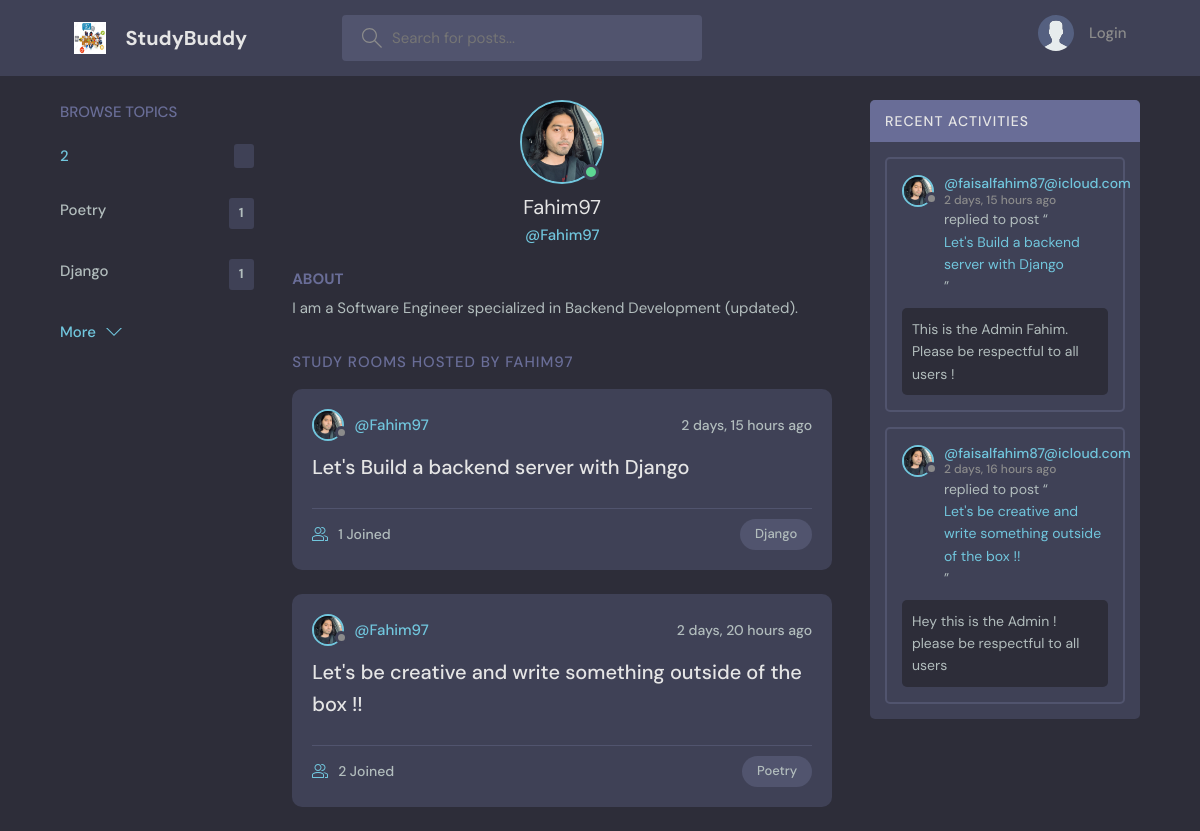
Page /profile/1/ on the committed database.
### base/models.py (models this page shows, shortened)
class Topic(models.Model):
    name = models.CharField(max_length=200)

class User(AbstractUser):
    name = models.CharField(max_length=200, null=True)
    email = models.EmailField(unique= True, null=True)
    bio = models.TextField(null= True)
    avatar = models.ImageField(null= True, default="avatar.svg")
    USERNAME_FIELD = 'email'
    REQUIRED_FIELDS = []

class Room(models.Model):
    host = models.ForeignKey(User, on_delete=models.SET_NULL, null= True)       #One user has many rooms but one room belongs to one user
    topic = models.ForeignKey(Topic, on_delete=models.SET_NULL, null= True)     #one topic has many rooms but one room belongs to one user.
    name = models.CharField(max_length=200)
    description = models.TextField(null= True, blank=True)
    participants= models.ManyToManyField(User, related_name = 'participants', blank= True)
    updated = models.DateTimeField(auto_now=True)
    created = models.DateTimeField(auto_now_add=True) # Time remains the same after the first time its updated.
    class Meta:
        ordering = ['-updated', '-created']
    def __str__(self):
        return self.name

class Message(models.Model):
    user = models.ForeignKey(User, on_delete=models.CASCADE) # one user has multiple Messages, User class is parent.
    room = models.ForeignKey(Room, on_delete=models.CASCADE) # one room has multiple Messages,
    body = models.TextField()
    updated= models.DateTimeField(auto_now=True)
    created = models.DateTimeField(auto_now_add=True)
    class Meta:
        ordering = ['-updated', '-created']

### base/views.py (the view)
# urls.py: path('profile/<str:pk>/', views.userProfile, name = "user-profile"),
def userProfile(request, pk):
    user = User.objects.get(id=pk)
    rooms = user.room_set.all() #getting rooms associated with the users.
    room_messages = user.message_set.all() # getting all the messages related to the user.
    topics = Topic.objects.all() #getting all the topics name from the Topic.
    context = {'user': user, 'rooms': rooms, 'room_messages': room_messages, 'topics': topics}
    return render(request, 'base/profile.html', context)

### base/templates/base/profile.html (shortened to what this page needs)
  {% extends 'main.html' %}
  {% block content %}
  <main class="profile-page layout layout--3">
    <div class="container">
      {% include 'base/topics_components.html' %}
      <div class="roomList">
        <div class="profile">
          <div class="profile__avatar">
            <div class="avatar avatar--large active">
              <img src="{{user.avatar.url}}" />
            </div>
          </div>
          <div class="profile__info">
            <h3>{{user.username}}</h3>
            <p>@{{user.username}}</p>
          </div>
          <div class="profile__about">
            <h3>About</h3>
            <p>
              {{user.bio}}
            </p>
          </div>
        </div>
        <div class="roomList__header">
          <div>
            <h2>Study Rooms Hosted by {{user.username}} </a>
            </h2>
          </div>
        </div>
        {% include 'base/feed_component.html' %}
      </div>
      {% include 'base/activity_component.html' %}
    </div>
  </main>
{% endblock content %}

### templates/main.html (shortened to what this page needs)
<!DOCTYPE html>
{% load static %}
<html lang="en">
<head>
    <link rel="stylesheet" href="{% static 'styles/style.css' %}" />
</head>
<body>
    {% include 'navbar.html' %}
    {% block content %}
    {% endblock %}
</body>
</html>

### templates/navbar.html (shortened to what this page needs)
{% load static %}
<header class="header header--loggedIn">
    <div class="container">
        <a href="{% url 'home' %}" class="header__logo">
            <img src="{% static 'images/image1.jpeg' %}" />
            <h1>StudyBuddy</h1>
        </a>
        <form class="header__search" method="GET" action="{% url 'home'%}">
            <label>
                <input name="q" placeholder="Search for posts..." />
            </label>
        </form>
        <nav class="header__menu">
            {% if request.user.is_authenticated %}
            <div class="header__user">
                <a href="{% url 'update-user' %}">
                    <div class="avatar avatar--medium active">
                        <img src="{{request.user.avatar.url}}" />
                    </div>
                    <p>{{request.user.username}}<span>@{{request.user.username}}</span></p>
                </a>
                <button class="dropdown-button">
                    <svg version="1.1" xmlns="http://www.w3.org/2000/svg" width="32" height="32" viewBox="0 0 32 32">
                        <title>chevron-down</title>
                        <path d="M16 21l-13-13h-3l16 16 16-16h-3l-13 13z"></path>
                    </svg>
                </button>
            </div>
            {% else %}
            <a href="{% url 'login' %}">
                <img src="{% static 'images/avatar.svg' %}" />
                <p> Login </p>
            </a>
            {% endif %}
        </nav>
    </div>
</header>

### base/templates/base/topics_components.html
<div class="topics">
    <div class="topics__header">
      <h2>Browse Topics</h2>
    </div>
    <ul class="topics__list">
      <li>
        <a href="{%url 'home' %}" class="active">{{topics.count}} <span></span></a>
      </li>
      {% for topic in topics %}
      <li>
        <a href="{% url 'home' %}?q={{topic.name}}">{{topic.name}} <span>{{topic.room_set.all.count}}</span></a>
      </li>
      {% endfor %}
    </ul>
    <a class="btn btn--link" href="{% url 'topics' %}">
      More
      <svg version="1.1" xmlns="http://www.w3.org/2000/svg" width="32" height="32" viewBox="0 0 32 32">
        <title>chevron-down</title>
        <path d="M16 21l-13-13h-3l16 16 16-16h-3l-13 13z"></path>
      </svg>
    </a>
  </div>

### base/templates/base/feed_component.html (shortened to what this page needs)
{% for room in rooms %}
<div class="roomListRoom">
    <div class="roomListRoom__header">
      <a href="{% url 'user-profile' room.host.id %}" class="roomListRoom__author">
        <div class="avatar avatar--small">
          <img src="{{room.host.avatar.url}}" />
        </div>
        <span>@{{room.host.username}}</span>
      </a>
      <div class="roomListRoom__actions">
        <span>{{room.created|timesince}} ago </span>
      </div>
    </div>
    <div class="roomListRoom__content">
      <a href="{%url 'room' room.id %}"> {{room.name}}</a>
    </div>
    <div class="roomListRoom__meta">
      <a href="{%url 'room' room.id %}" class="roomListRoom__joined">
        {{room.participants.all.count}} Joined
      </a>
      <p class="roomListRoom__topic">{{room.topic.name}}</p>
    </div>
  </div>
{% endfor %}

### base/templates/base/activity_component.html (shortened to what this page needs)
 <div class="activities">
    <div class="activities__header">
      <h2>Recent Activities</h2>
    </div>
    {% for message in room_messages %}
    <div class="activities__box">
      <div class="activities__boxHeader roomListRoom__header">
        <a href="{% url 'user-profile' message.user.id %}" class="roomListRoom__author">
          <div class="avatar avatar--small">
            <img src="{{message.user.avatar.url}}" />
          </div>
          <p>
            @{{message.user}}
            <span> {{message.created|timesince}} ago</span>
          </p>
        </a>
      </div>
      <div class="activities__boxContent">
        <p>replied to post “<a href="{% url 'room' message.room.id %}">{{message.room}}</a>”</p>
        <div class="activities__boxRoomContent">
          {{message.body}}
        </div>
      </div>
    </div>
    {% endfor %}
  </div>

### rows in the picture
Topic: name "Poetry", room_set.all.count "1"
Topic: name "Django", room_set.all.count "1"
User: avatar (picture), username "Fahim97", bio "I am a Software Engineer specialized in Backend Development (updated).", username "FAHIM97"
Room: host.avatar (picture), host.username "Fahim97", created "2 days, 15 hours", name "Let's Build a backend server with Django", participants.all.count "1", topic.name "Django"
Room: host.avatar (picture), host.username "Fahim97", created "2 days, 20 hours", name "Let's be creative and write something outside of the box !!", participants.all.count "2", topic.name "Poetry"
Message: user.avatar (picture), user "faisalfahim87@icloud.com", created "2 days, 15 hours", room "Let's Build a backend server with Django", body "This is the Admin Fahim. Please be respectful to all users !"
Message: user.avatar (picture), user "faisalfahim87@icloud.com", created "2 days, 16 hours", room "Let's be creative and write something outside of the box !!", body "Hey this is the Admin ! please be respectful to all users"

### other values in the picture
{{ topics.count }} "2"
